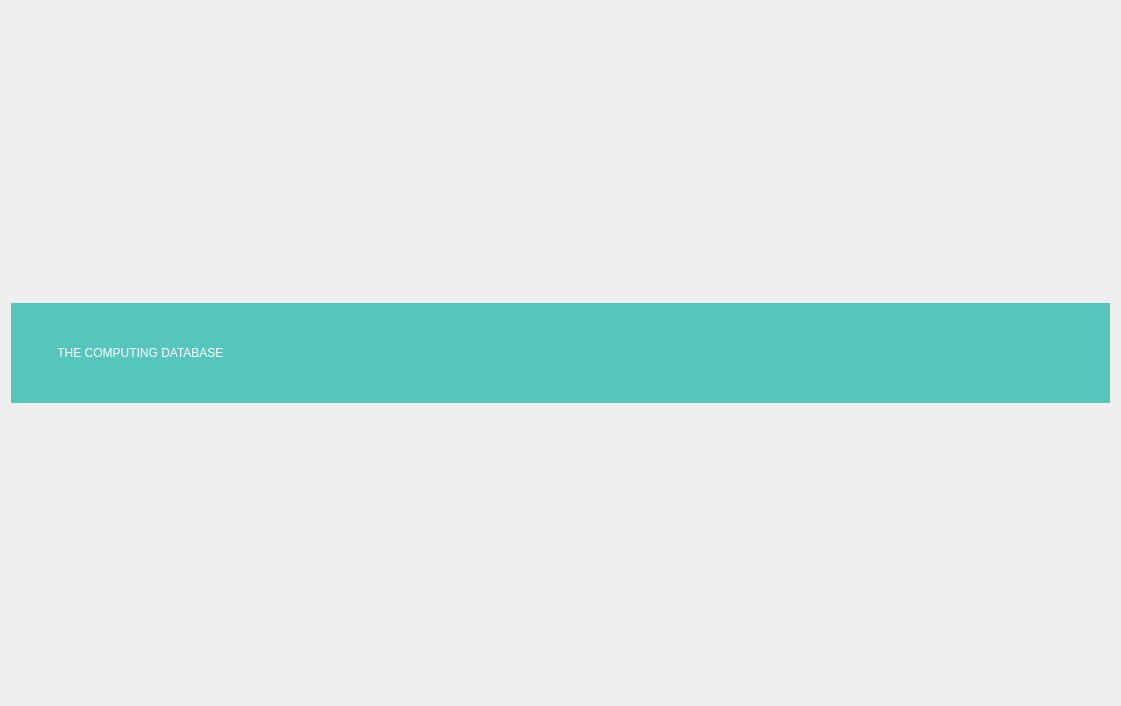
<?xml version="1.0" encoding="UTF-8"?>
<ui version="4.0">
 <class>InfoComputers</class>
 <widget class="QDialog" name="InfoComputers">
  <property name="geometry">
   <rect>
    <x>0</x>
    <y>0</y>
    <width>1121</width>
    <height>706</height>
   </rect>
  </property>
  <property name="windowTitle">
   <string>Dialog</string>
  </property>
  <layout class="QVBoxLayout" name="verticalLayout">
   <item>
    <widget class="QLabel" name="Header">
     <property name="minimumSize">
      <size>
       <width>0</width>
       <height>100</height>
      </size>
     </property>
     <property name="maximumSize">
      <size>
       <width>16777215</width>
       <height>100</height>
      </size>
     </property>
     <property name="styleSheet">
      <string notr="true">background-color: rgb(86, 197, 188);
image: url(:/Buttons/skil3-logo_80pxIN.png);
image-position: left;
color: rgb(255, 255, 255);
font: 18pt &quot;Agency FB&quot;;</string>
     </property>
     <property name="text">
      <string>              THE COMPUTING DATABASE</string>
     </property>
    </widget>
   </item>
  </layout>
 </widget>
 <resources/>
 <connections/>
</ui>
